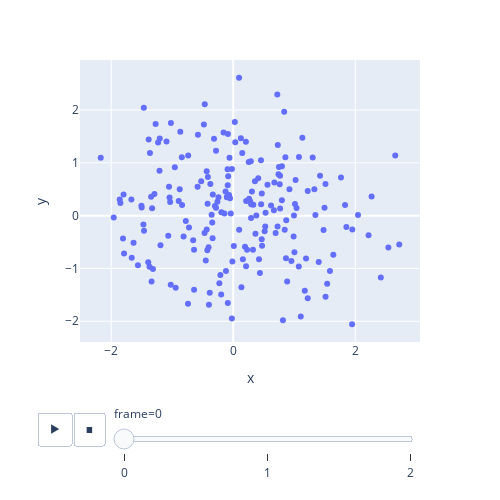

The code cell stored with this chart in its notebook:
### Code cell
fig.show()

### Figure 1 — Plotly figure (JSON) as saved in the notebook; plotly's stock layout.template omitted (floating-point values rounded to 4 significant figures; data arrays with more than 128 entries replaced by an {"elided": "..."} marker saying what was removed)
{"data": [{"hovertemplate": "frame=0<br>x=%{x}<br>y=%{y}<extra></extra>", "legendgroup": "", "marker": {"color": "#636efa", "symbol": "circle"}, "mode": "markers", "name": "", "orientation": "v", "showlegend": false, "type": "scatter", "x": {"elided": "200 float values"}, "xaxis": "x", "y": {"elided": "200 float values"}, "yaxis": "y"}], "layout": {"height": 500, "legend": {"tracegroupgap": 0}, "margin": {"t": 60}, "sliders": [{"active": 0, "currentvalue": {"prefix": "frame="}, "len": 0.9, "pad": {"b": 10, "t": 60}, "steps": [{"args": [["0"], {"frame": {"duration": 0, "redraw": false}, "fromcurrent": true, "mode": "immediate", "transition": {"duration": 0, "easing": "linear"}}], "label": "0", "method": "animate"}, {"args": [["1"], {"frame": {"duration": 0, "redraw": false}, "fromcurrent": true, "mode": "immediate", "transition": {"duration": 0, "easing": "linear"}}], "label": "1", "method": "animate"}, {"args": [["2"], {"frame": {"duration": 0, "redraw": false}, "fromcurrent": true, "mode": "immediate", "transition": {"duration": 0, "easing": "linear"}}], "label": "2", "method": "animate"}], "x": 0.1, "xanchor": "left", "y": 0, "yanchor": "top"}], "updatemenus": [{"buttons": [{"args": [null, {"frame": {"duration": 500, "redraw": false}, "fromcurrent": true, "mode": "immediate", "transition": {"duration": 500, "easing": "linear"}}], "label": "&#9654;", "method": "animate"}, {"args": [[null], {"frame": {"duration": 0, "redraw": false}, "fromcurrent": true, "mode": "immediate", "transition": {"duration": 0, "easing": "linear"}}], "label": "&#9724;", "method": "animate"}], "direction": "left", "pad": {"r": 10, "t": 70}, "showactive": false, "type": "buttons", "x": 0.1, "xanchor": "right", "y": 0, "yanchor": "top"}], "width": 500, "xaxis": {"anchor": "y", "domain": [0, 1], "title": {"text": "x"}}, "yaxis": {"anchor": "x", "domain": [0, 1], "title": {"text": "y"}}}}
